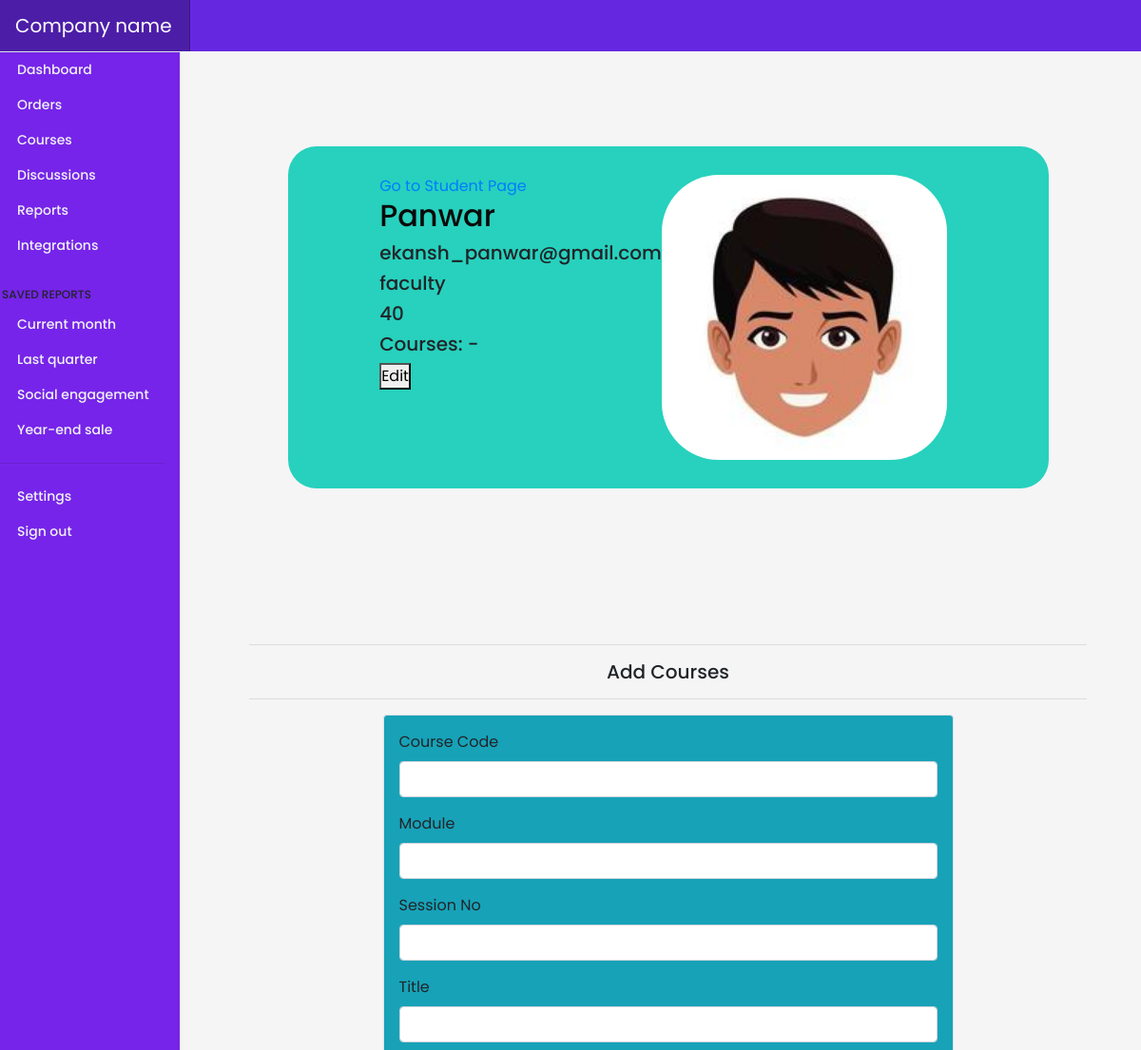
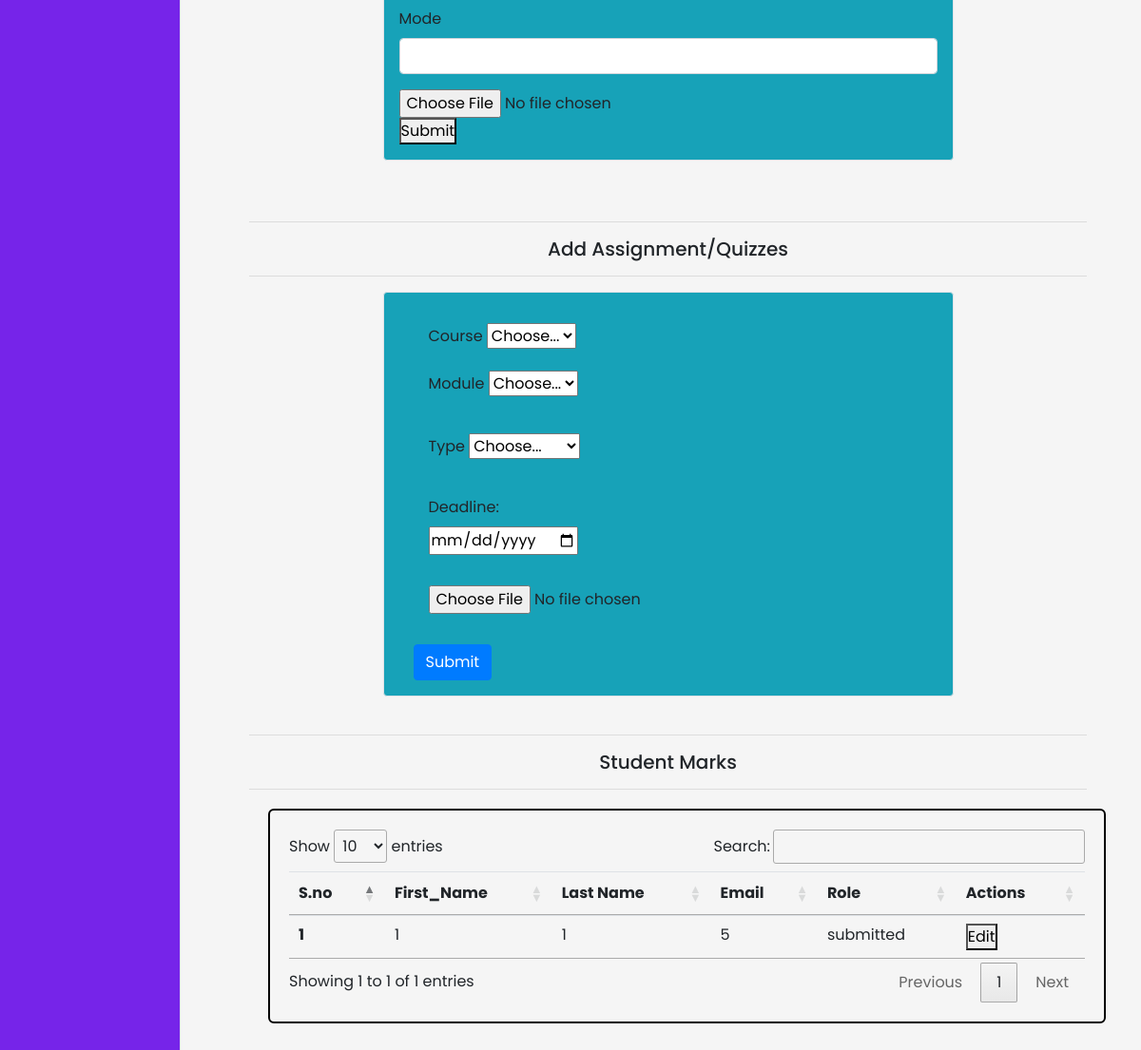
The page /profile.php (signed in) on the database its author committed (2 pictures, top to bottom).
### tables this page shows
CREATE TABLE `profile` (
  `uid` int(150) NOT NULL,
  `first_name` varchar(150) NOT NULL,
  `last_name` varchar(150) NOT NULL,
  `username` varchar(150) NOT NULL,
  `email` varchar(150) NOT NULL,
  `password` varchar(150) NOT NULL,
  `location` varchar(200) NOT NULL DEFAULT 'India',
  `role` varchar(100) NOT NULL DEFAULT 'guest',
  `mobile_no` varchar(100) DEFAULT NULL,
  `profile_photo` varchar(300) NOT NULL DEFAULT 'avatar.jpg'
);

CREATE TABLE `marks` (
  `marks_id` int(11) NOT NULL,
  `eid` int(11) NOT NULL,
  `cid` int(11) NOT NULL,
  `student_id` int(11) NOT NULL,
  `marks` int(11) NOT NULL,
  `action` varchar(150) DEFAULT NULL
);

### profile.php (the view, shortened to what this page needs)
<?php
require "dbconnect.php";
$user = $_SESSION['username'];
$sql = "Select * from profile where username = '$user'";
$data = mysqli_query($conn, $sql);
$prof = mysqli_fetch_assoc($data);
?>
<!DOCTYPE html>
<html>
<head>
  <link rel="stylesheet" href="https://maxcdn.bootstrapcdn.com/bootstrap/4.0.0/css/bootstrap.min.css"
>
  <link rel="stylesheet" href="//cdn.datatables.net/1.13.4/css/jquery.dataTables.min.css">
</head>
<body>
  <?php include "./fixed_assets/navbar.php"; ?>
  <div class="container1 ">
    <div class="profile d-flex justify-content-center" style="width: 20000px;">
      <div>
        <?php
      if ($_SESSION['role'] == 'admin') {
        echo '<div class="d-flex space-in-between">
        <a href="./admin.php">Go to Admin Page -->&nbsp;   </a>
          <a href="./student.php">Go to Student Page --></a>
        </div>';
      }elseif($_SESSION['role'] == 'faculty') {
        echo '<a href="./student.php">Go to Student Page</a>';
      }
      ?>
        <h2>
          <?php echo $_SESSION['username'] ?>
        </h2>
        <h5>
          <?php echo $prof['email'] ?>
        </h5>
        <h5>
          <?php echo $prof['role'] ?>
        </h5>
        <h5>
          <?php echo $prof['uid'] ?>
        </h5>
        <h5> Courses: -
        </h5>
        <button class="edit" id="<?php echo $prof['uid']; ?>" href="/edit">Edit</button>
      </div>
      <div>
        <div class="user-image">
          <img src="./files/images/<?php echo $prof['profile_photo']; ?>" alt="">
        </div>
      </div>
    </div>
  </div>
  <div class="forms grid justify-content-center p-5">
    <hr>
    <center>
      <h5>Add Courses</h5>
    </center>
    <hr>
    <div class="container1 bg-info border rounded p-3" style="width: 600px; margin:auto">
      <form action="/Php_Learning/profile.php" method="POST" enctype="multipart/form-data">
        <div class=" align-items justify-content-center">
          <div class="mb-3">
            <label for="formGroupExampleInput" class="form-label">Course Code</label>
            <input type="text" class="form-control" id="course_code" name="course_code" placeholder="">
          </div>
          <div class="mb-3">
            <label for="formGroupExampleInput2" class="form-label">Module</label>
            <input type="text" class="form-control" id="module" name="module" placeholder="">
          </div>
          <div class="mb-3">
            <label for="formGroupExampleInput2" class="form-label">Session No</label>
            <input type="text" class="form-control" id="session" name="session" placeholder="">
          </div>
          <div class="mb-3">
            <label for="formGroupExampleInput2" class="form-label">Title</label>
            <input type="text" class="form-control" id="title" name="title" placeholder="">
          </div>
          <div class="mb-3">
            <label for="formGroupExampleInput2" class="form-label">Mode</label>
            <input type="text" class="form-control" id="mode" name="mode" placeholder="">
          </div>
          <div>
            <input type="file" name='myfile'>
          </div>
        </div>
        <button type="submit" name="course_upload" id="course_upload">Submit</button>
      </form>
    </div>
    <br>
    <br>
    <hr>
    <center>
      <h5>Add Assignment/Quizzes</h5>
    </center>
    <hr>
    <div class="container1 bg-info border rounded p-3" style="width: 600px; margin:auto">
      <form action="/Php_Learning/profile.php" method="POST" enctype="multipart/form-data">
        <div class="wrap grid justify-content-center  p-3">
          <div class="col-md-6">
            <label for="courses" class="form-label">Course</label>
            <select id="courses" name="courses" class="form-select">
              <option selected disabled>Choose...</option>
            </select>
          </div>
          <div class="col-md-6 py-3">
            <label for="modules" class="form-label">Module</label>
            <select id="modules" name="modules" class="form-select">
              <option selected>Choose...</option>;
            </select>
          </div>
          <div class="col-md-6 py-3">
            <label for="type" class="form-label">Type</label>
            <select id="type" name="type" class="form-select">
              <option selected>Choose...</option>
            </select>
          </div>
          <div class="col-md-2 py-3">
            <label for="date">Deadline:</label>
            <input type="date" id="date" name="date">
          </div>
          <div class="col-md-2 py-3">
            <input type="file" name='myfile'>
          </div>
        </div>
        <div class="col-12">
          <button type="submit" name="new_eval" id="new_eval" class="btn btn-primary">Submit</button>
        </div>
      </form>
    </div>
    <br>
    <hr>
    <center>
      <h5>Student Marks</h5>
    </center>
    <hr>
    <div class="container" style="border: 2px solid black ; border-radius: 6px; padding:20px; margin:20px;">
      <table class="table" id="myTable">
        <thead>
          <tr>
            <th scope="col">S.no</th>
            <th scope="col">First_Name</th>
            <th scope="col">Last Name</th>
            <th scope="col">Email</th>
            <th scope="col">Role</th>
            <th scope="col">Actions</th>
          </tr>
        </thead>
        <tbody>
          <?php
      $sql = "Select * from marks";
      $data = mysqli_query($conn, $sql);
      while($prof = mysqli_fetch_assoc($data)){
      echo " <tr>
      <th scope='row'>" . $prof['cid'] ." </th>
      <td>" . $prof['eid'] . "</td>
      <td>" . $prof['student_id'] . "</td>
      <td>" . $prof['marks'] . "</td>
      <td>" . $prof['action'] . "</td>
      <td>  <button class='edit' id= '".$prof['marks_id']."' href='/edit'>Edit</button> </td>
      </tr>" ;
      }
      ?>
        </tbody>
      </table>
    </div>
  </div>
</body>
</html>

### profile.php (style rules this page uses)
body { background-color: whitesmoke; font-family: "Nunito", sans-serif; }
.container1 { padding: 100px 0; }
.profile { max-width: 800px; margin: 0 auto; background-color: #27d1bd; padding: 30px; border-radius: 30px; position: relative; display: grid; justify-content: start; }
.user-image img { height: 300px; width: 300px; margin-right: 10px; border-radius: 20%; }
h2 { color: #0a0a0a; }

### rows shown on the page
profile: email "ekansh_panwar@gmail.com", role "faculty", uid "40", profile_photo (placeholder picture)
marks: cid "1", eid "1", student "1", marks "5", action "submitted"

### other values the page prints
$_SESSION['username'] "Panwar"
